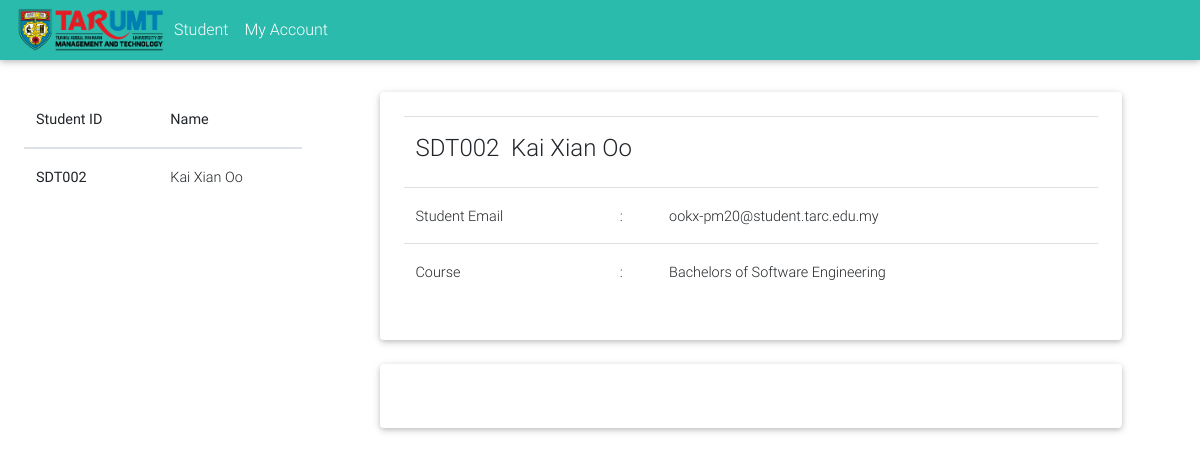
The app's page /supervisor/studentDetails.php?studentID=SDT002 with its own data.
### tables this page shows
CREATE TABLE `student` (
  `studentID` varchar(100) NOT NULL,
  `name` varchar(100) NOT NULL,
  `email` varchar(100) NOT NULL,
  `password` varchar(100) NOT NULL,
  `course` varchar(100) NOT NULL,
  `supervisorID` varchar(100) DEFAULT NULL
);

### supervisor/studentDetails.php (the view, shortened to what this page needs)
<?php
  include('includes/header.php');
?>
<div class="row">
<?php
    if (isset($_GET['studentID'])) {
        $selectedStudent = $_GET['studentID'];
    }
  $id = $_SESSION['supervisorID'];
  $sql = "SELECT * FROM student WHERE supervisorID = '$id'";
  $students = $db->query($sql);
?>
    <div class="col-md-3 m-4">
        <table class="table table-hover">
            <thead>
                <tr>
                    <th scope="col">Student ID</th>
                    <th scope="col">Name</th>
                </tr>
            </thead>
            <?php while ($student = mysqli_fetch_assoc($students)): ?>
                <tr onclick="window.location='studentDetails.php?studentID=<?php echo $student['studentID']; ?>';">
                    <th scope="col">
                        <?= $student['studentID']; ?>&nbsp;&nbsp;
                    </th>
                    <td>
                        <?= $student['name']; ?>
                    </td>
                </tr>
            <?php endwhile; ?>
        </table>
    </div>
<?php
  $sql = "SELECT * FROM student WHERE studentID = '$selectedStudent'";
  $students = $db->query($sql);
?>
    <div class="col-md-8">
        <div class="card m-4 p-4">
            <table width="100%" class="table">
            <?php while($student = mysqli_fetch_assoc($students)): ?>
                <tr>
                    <td colspan="3"><h4><?=$student['studentID'];?>&nbsp;&nbsp;<?=$student['name'];?></h4></td>
                </tr>
                <tr>
                    <td>Student Email</td>
                    <td>:</td>
                    <td> <?=$student['email'];?></td>
                </tr>
                <tr>
                    <td>Course</td>
                    <td>:</td>
                    <td> <?=$student['course'];?></td>
                </tr>
            <?php endwhile;?>
            </table>
        </div>
        <div class="card m-4 p-4">
</div>
    </div>

### records on screen
student: studentID "SDT002", name "Kai Xian Oo", email "ookx-pm20@student.tarc.edu.my", course "Bachelors of Software Engineering"
